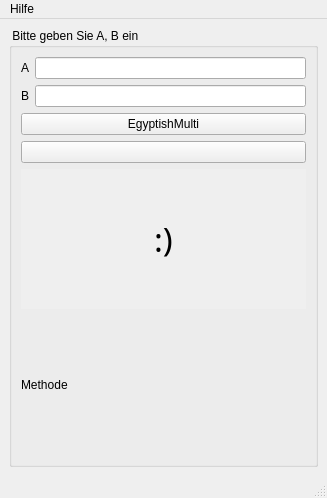
<?xml version="1.0" encoding="UTF-8"?>
<ui version="4.0">
 <class>MainWindow</class>
 <widget class="QMainWindow" name="MainWindow">
  <property name="geometry">
   <rect>
    <x>0</x>
    <y>0</y>
    <width>327</width>
    <height>498</height>
   </rect>
  </property>
  <property name="windowTitle">
   <string>Ägyptische Multiplikation</string>
  </property>
  <property name="autoFillBackground">
   <bool>false</bool>
  </property>
  <property name="toolButtonStyle">
   <enum>Qt::ToolButtonFollowStyle</enum>
  </property>
  <widget class="QWidget" name="centralwidget">
   <layout class="QVBoxLayout" name="verticalLayout_3">
    <item>
     <widget class="QGroupBox" name="groupBox">
      <property name="title">
       <string> Bitte geben Sie A, B ein </string>
      </property>
      <layout class="QVBoxLayout" name="verticalLayout_4">
       <item>
        <layout class="QVBoxLayout" name="verticalLayout">
         <item>
          <layout class="QHBoxLayout" name="horizontalLayout">
           <item>
            <widget class="QLabel" name="label">
             <property name="text">
              <string>A</string>
             </property>
            </widget>
           </item>
           <item>
            <widget class="QLineEdit" name="lineEdit_x"/>
           </item>
          </layout>
         </item>
         <item>
          <layout class="QHBoxLayout" name="horizontalLayout_2">
           <item>
            <widget class="QLabel" name="label_2">
             <property name="text">
              <string>B</string>
             </property>
            </widget>
           </item>
           <item>
            <widget class="QLineEdit" name="lineEdit_y"/>
           </item>
          </layout>
         </item>
        </layout>
       </item>
       <item>
        <widget class="QPushButton" name="pushButton_Multi">
         <property name="text">
          <string>EgyptishMulti</string>
         </property>
        </widget>
       </item>
       <item>
        <widget class="QPushButton" name="pushButton_clear">
         <property name="text">
          <string/>
         </property>
         <property name="icon">
          <iconset resource="rec.qrc">
           <normaloff>:/rec/0e2609429e.svg.png</normaloff>:/rec/0e2609429e.svg.png</iconset>
         </property>
        </widget>
       </item>
       <item>
        <layout class="QVBoxLayout" name="verticalLayout_2">
         <item>
          <widget class="QLabel" name="label_MalShow">
           <property name="font">
            <font>
             <family>Old English Text MT</family>
             <pointsize>25</pointsize>
            </font>
           </property>
           <property name="autoFillBackground">
            <bool>true</bool>
           </property>
           <property name="text">
            <string>:)</string>
           </property>
           <property name="alignment">
            <set>Qt::AlignCenter</set>
           </property>
          </widget>
         </item>
        </layout>
       </item>
       <item>
        <widget class="QLabel" name="label_Methodeshow">
         <property name="text">
          <string>Methode</string>
         </property>
        </widget>
       </item>
      </layout>
     </widget>
    </item>
   </layout>
  </widget>
  <widget class="QMenuBar" name="menubar">
   <property name="geometry">
    <rect>
     <x>0</x>
     <y>0</y>
     <width>327</width>
     <height>20</height>
    </rect>
   </property>
   <widget class="QMenu" name="menuinfo">
    <property name="title">
     <string>Hilfe</string>
    </property>
    <addaction name="actioninfo"/>
    <addaction name="actionAbout"/>
   </widget>
   <addaction name="menuinfo"/>
  </widget>
  <widget class="QStatusBar" name="statusbar"/>
  <action name="actioninfo">
   <property name="text">
    <string>About</string>
   </property>
  </action>
  <action name="actionAbout">
   <property name="text">
    <string>Info</string>
   </property>
  </action>
 </widget>
 <resources>
  <include location="rec.qrc"/>
 </resources>
 <connections/>
</ui>
